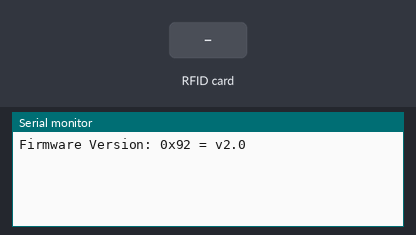
This program was run on a simulated ESP8266 (NodeMCU). Parts: the last lines printed to the serial monitor. Inputs (shaded band) come from the test bench.

Above: at 1.2 s.
1.3 s: RFID card C6 BA 46 2B held to the reader
At 4.0 s:
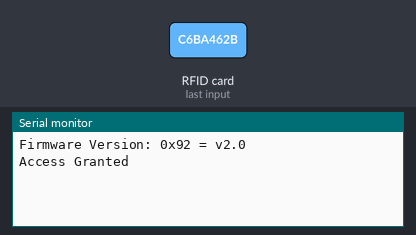
4.3 s: RFID card 5E 7A 19 C4 held to the reader
At 7.4 s:
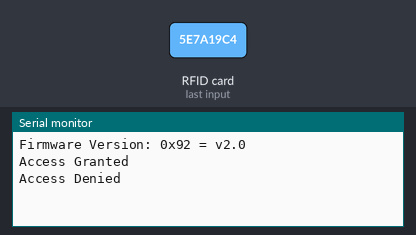

Measured:
- after the input at 1.3 s, the serial monitor: prints a new line after 1.8 s (image 1)
- after the input at 4.3 s, the serial monitor: prints a new line after 1.9 s (image 2)

The program:

main.cpp
```cpp
#include <Arduino.h>
#include <SPI.h>
#include <MFRC522.h>

#define RST_PIN D3
#define SS_PIN D8

MFRC522 mfrc522(SS_PIN, RST_PIN);

String rfid_in = "";
String dump_byte_array(byte *buffer, byte bufferSize);

const int CARD_WAIT = 0;
const int CARD_TOUCH = 1;
int state;

void setup() {
  state = CARD_WAIT;
  Serial.begin(115200);
  SPI.begin();
  mfrc522.PCD_Init();
  mfrc522.PCD_DumpVersionToSerial();
}

void loop() {
  if (state == CARD_WAIT){
    if(mfrc522.PICC_IsNewCardPresent()&&mfrc522.PICC_ReadCardSerial()){
      state = CARD_TOUCH;
    }
    delay(1000);
  }else if (state == CARD_TOUCH){
    rfid_in = dump_byte_array(mfrc522.uid.uidByte, mfrc522.uid.size);
    if (rfid_in == " C6 BA 46 2B") {
      Serial.println("Access Granted");
    } else {
      Serial.println("Access Denied");
    }
    state = CARD_WAIT;
  }
}

String dump_byte_array(byte *buffer, byte bufferSize) {
  String content = "";
  for (byte i = 0; i < bufferSize; i++) {
    content.concat(String(buffer[i] < 0x10 ? " 0" : " "));
    content.concat(String(buffer[i], HEX));
  }
  content.toUpperCase();
  return content;
}
```
